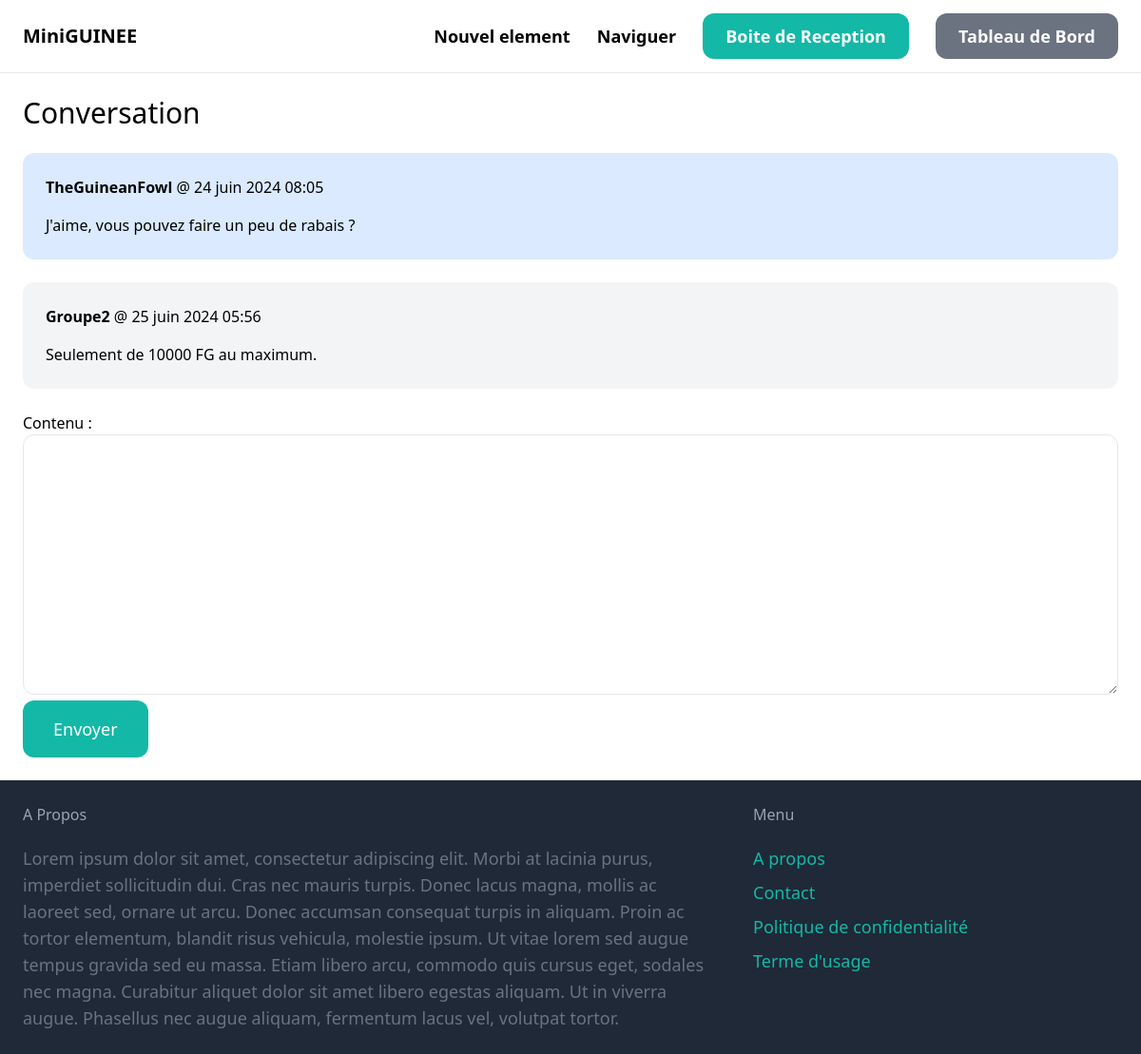
Page /inbox/1/ (signed in) on the committed database.
### conversation/models.py (models this page shows)
class ConversationMessage(models.Model):
    conversation = models.ForeignKey(Conversation, related_name='messages', on_delete=models.CASCADE)
    contenu = models.TextField()
    cree_a = models.DateTimeField(auto_now_add=True)
    cree_par = models.ForeignKey(User, related_name='created_messages', on_delete=models.CASCADE)

### conversation/views.py (the view)
# urls.py: path('<int:pk>/', views.detail, name='detail'),
@login_required
def detail(request, pk):
    conversation = Conversation.objects.filter(membres__in=[request.user.id]).get(pk=pk)
    if request.method == 'POST':
        form = ConversationMessageForm(request.POST)
        if form.is_valid():
            conversation_message = form.save(commit=False)
            conversation_message.conversation = conversation
            conversation_message.cree_par = request.user
            conversation_message.save()
            conversation.save()
            return redirect('conversation/detail.html', pk=pk)
    else:
        form = ConversationMessageForm()
    return render(request, 'conversation/detail.html', {
        'conversation': conversation,
        'form': form
    })

### conversation/forms.py
class ConversationMessageForm(forms.ModelForm):
    class Meta:
        model  = ConversationMessage
        fields = ('contenu',)
        widgets = {
            'contenu': forms.Textarea(attrs={
                'class': 'w-full py-4 px-6 rounded-xl border'
            })
        }

### conversation/templates/conversation/detail.html (shortened to what this page needs)
{% extends 'LeMiniGUINEE/base.html' %}
{% block content %}
<h1 class="mb-6 text-3xl">Conversation</h1>
<div class="space-y-6">
    {% for message in conversation.messages.all %}
        <div class="p-6 flex {% if message.cree_par == request.user %}bg-blue-100{% else %}bg-gray-100{% endif %} rounded-xl">
            <div>
                <p class="mb-4"><strong>{{ message.cree_par.username }}</strong> @ {{ message.cree_a }}</p>
                <p>{{ message.contenu }}</p>
            </div>
        </div>
    {% endfor %}
</div>
<form method="post" action="." class="mt-6">
    {{ form.as_p }}
    <button class="py-4 px-8 text-lg bg-teal-500 hover:bg-teal-700 rounded-xl text-white">Envoyer</button>
</form>
{% endblock %}

### rows in the picture
ConversationMessage: cree_par.username "TheGuineanFowl", cree_a "24 juin 2024 08:05", contenu "J'aime, vous pouvez faire un peu de rabais ?"
ConversationMessage: cree_par.username "Groupe2", cree_a "25 juin 2024 05:56", contenu "Seulement de 10000 FG au maximum."
